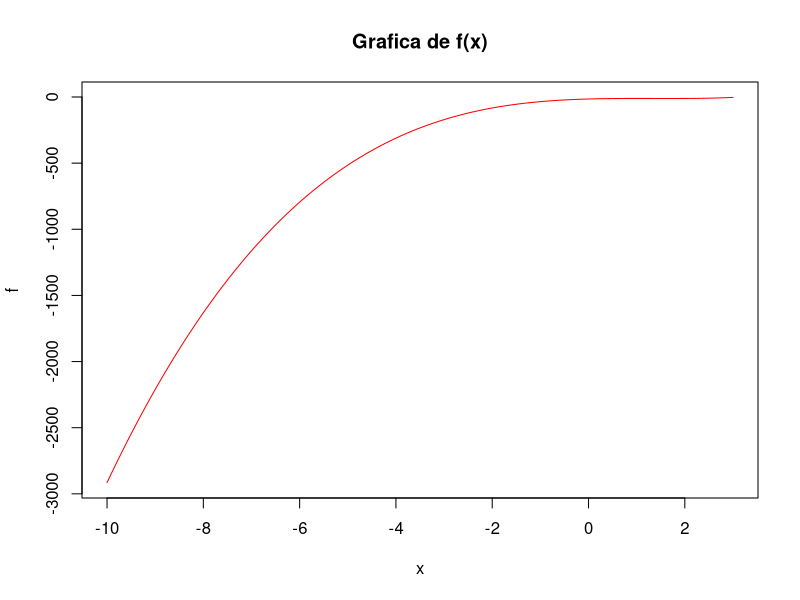

Reproduce this figure in R.
#Metodo Newton-Rapshon

#Valor inicial x0
x0=5

#Valor de presicion
delt=0.00001

#Numero de iteraciones
n=15

#Escritura de la funcion
f= function(x) 2*x**3-8*x**2+10*x-15

plot(f,-10,3,
     lwd=1,
     main="Grafica de f(x)",
     col="Red",
     xlap="X",
     ylap="Y",
     axes= TRUE,
     n=1000
     )

#Derivada funcion
df= function(x) 6*x**2-16*x

#Ciclo de iteraciones y resultados
for (i in 1:n) {
x1= x0 - (f(x0)/df(x0))
print(c(i, x0, x1)); error=abs(x1-x0)
if(error<delt){
  cat("La solucion converge en", i ,"interaciones, Raiz=",x1);
  break()
}
x0= x1
if(i>n){
  print("Maximo numero de iteraciones alcanzado");
  break()
}
}




